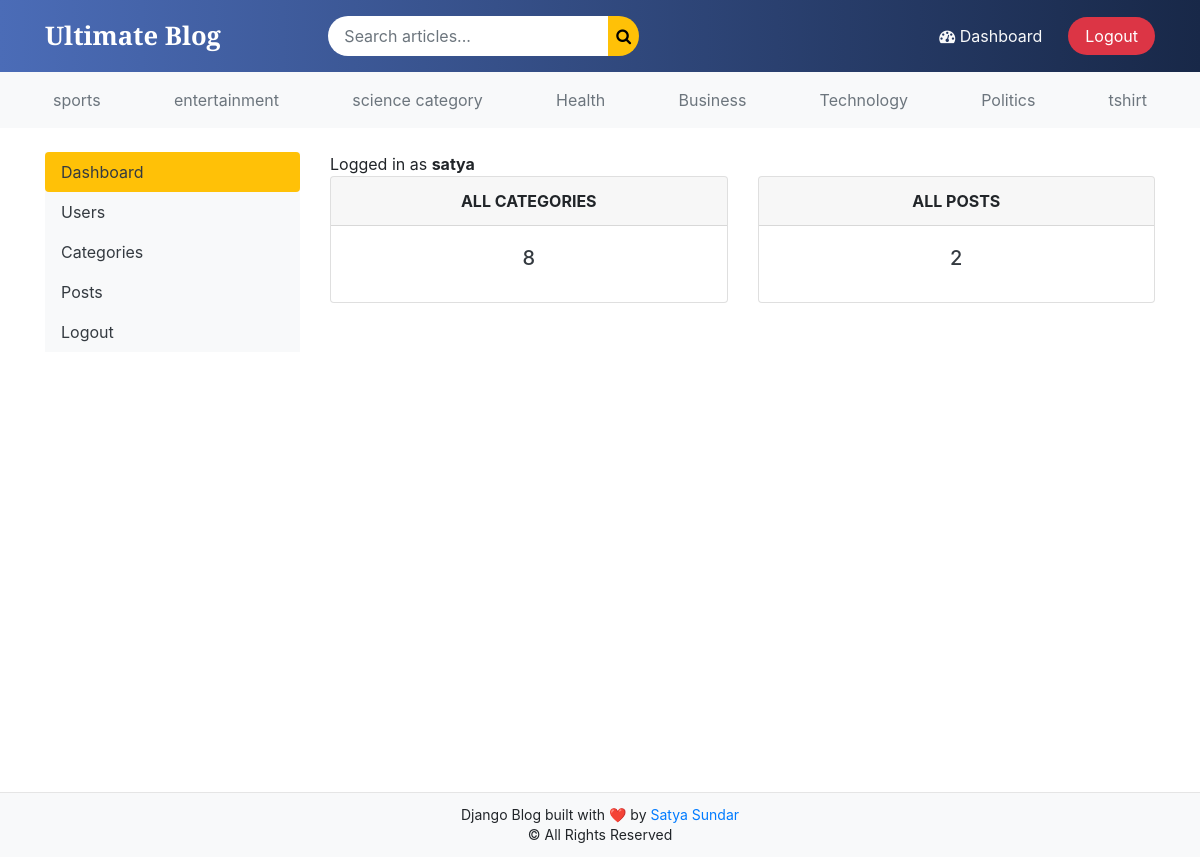
The page /dashboard/ (signed in) on the database its author committed.
### blogs/models.py (models this page shows, shortened)
class Category(models.Model):
    category_name =models.CharField(max_length=50, unique=True)
    created_at =models.DateTimeField(auto_now_add=True)
    updated_at =models.DateTimeField(auto_now=True)
    class Meta:
        verbose_name_plural ='Categories'

### dashboards/views.py (the view)
# urls.py: path('dashboard/',include('dashboards.urls')),
@login_required(login_url='login')
def dashboard(request):
    category_count =Category.objects.count()
    blogs_count =Blog.objects.count()
    context ={
        'category_count':category_count,
        'blogs_count':blogs_count,
    }
    return render(request,'dashboard/dashboard.html',context)

### blogs/context_processors.py (called while the page is built)
def get_categories(request):
    categories =Category.objects.all()
    return dict(categories=categories)

def get_social_links(request):
    social_links = SocialLink.objects.all()
    return dict(social_links=social_links)

### templates/dashboard/dashboard.html
{% extends 'base.html' %}
{% block content %}
<div class="row">
    {% include 'dashboard/sidebar.html' %}
    <div class="col-md-9">
        <span>Logged in as <b>{{ user }}</b></span>
        <div class="row">
            <div class="col">
                <div class="card border-default mb-3">
                    <div class="card-header text-center text-uppercase font-weight-bold">All Categories</div>
                    <div class="card-body text-dark">
                        <h5 class="card-title text-center">{{ category_count }}</h5>
                    </div>
                </div>
            </div>
            <div class="col">
                <div class="card border-default mb-3">
                    <div class="card-header text-center text-uppercase font-weight-bold">All posts</div>
                    <div class="card-body text-dark">
                        <h5 class="card-title text-center">{{ blogs_count }}</h5>
                    </div>
                </div>
            </div>
        </div>
    </div>
</div>
{% endblock %}

### templates/base.html (shortened to what this page needs)
{% load static %}
<!DOCTYPE html>
<html lang="en">
<head>
    <link rel="stylesheet" href="https://getbootstrap.com/docs/4.0/dist/css/bootstrap.min.css">
    <link rel="stylesheet" href="{% static 'css/style.css' %}">
    <link rel="stylesheet" href="https://cdnjs.cloudflare.com/ajax/libs/font-awesome/4.7.0/css/font-awesome.min.css">
</head>
<body>
<div class="page-wrapper">
<nav class="navbar navbar-expand-lg custom-navbar sticky-top">
    <div class="container">
        <a class="navbar-brand logo-text" href="/">Ultimate Blog</a>
        <div class="collapse navbar-collapse" id="mainNavbar">
            <form class="form-inline mx-auto search-box" action="{% url 'search' %}" method="GET">
                <input class="form-control search-input" type="search" name="keyword"
                       value="{{ keyword }}" placeholder="Search articles...">
                <button class="btn btn-search p-2" type="submit">
                    <i class="fa fa-search"></i>
                </button>
            </form>
            <ul class="navbar-nav ml-auto align-items-center">
                {% if user.is_authenticated %}
                    <li class="nav-item">
                        <a class="nav-link nav-hover" href="{% url 'dashboard' %}">
                            <i class="fa fa-dashboard"></i> Dashboard
                        </a>
                    </li>
                    <li class="nav-item ml-2">
                       <form method="post" action="{% url 'logout' %}"
      onsubmit="return confirm('Are you sure you want to logout?');">
    <button class="btn btn-logout" type="submit">Logout</button>
</form>
                    </li>
                {% endif %}
            </ul>
        </div>
    </div>
</nav>
<div class="nav-scroller py-2 mb-3 bg-light">
    <div class="container">
        <nav class="nav d-flex justify-content-between">
            {% for cat in categories %}
                <a class="p-2 text-muted category-link"
                   href="{% url 'post_by_category' cat.id %}">
                    {{ cat.category_name }}
                </a>
            {% endfor %}
        </nav>
    </div>
</div>
<main id="page-content">
    <div class="container mt-4">
        {% block content %}
        {% endblock %}
    </div>
</main>
<footer class="blog-footer">
    <div class="footer-inner">
        <span>
            Django Blog built with ❤️ by
            <a href="https://github.com/satyaumi/django-blocg" target="_blank">
                Satya Sundar
            </a>
        </span>
        <span class="d-block">© All Rights Reserved</span>
    </div>
</footer>
</body>
</html>

### static/css/style.css (style rules this page uses)
.custom-navbar { background: linear-gradient(90deg, #4b6cb7, #182848); padding: 12px 0; }
.logo-text { font-family: 'Playfair Display', serif; font-size: 1.6rem; color: #fff !important; font-weight: 700; }
.search-box { max-width: 420px; width: 100%; }
.search-input { border-radius: 30px 0 0 30px; border: none; padding: 8px 16px; }
.btn-search { border-radius: 0 30px 30px 0; background: #ffc107; border: none; color: #000; }
.nav-hover { color: #f8f9fa !important; margin-right: 10px; transition: color 0.3s ease; }
.btn-logout { background: #dc3545; color: #fff; border-radius: 20px; padding: 6px 16px; }
html, body { height: 100%; margin: 0; }
body { display: flex; flex-direction: column; }
#page-content { flex: 1; min-height: calc(100vh - 160px); }
.blog-footer { background: #f8f9fa; border-top: 1px solid #e5e5e5; padding: 12px 0; text-align: center; }
.footer-inner { font-size: 14px; line-height: 1.4; }

### rows shown on the page
Category: category_name "sports"
Category: category_name "entertainment"
Category: category_name "science category"
Category: category_name "Health"
Category: category_name "Business"
Category: category_name "Technology"
Category: category_name "Politics"
Category: category_name "tshirt"

### other values the page prints
{{ user }} "satya"
{{ category_count }} "8"
{{ blogs_count }} "2"
